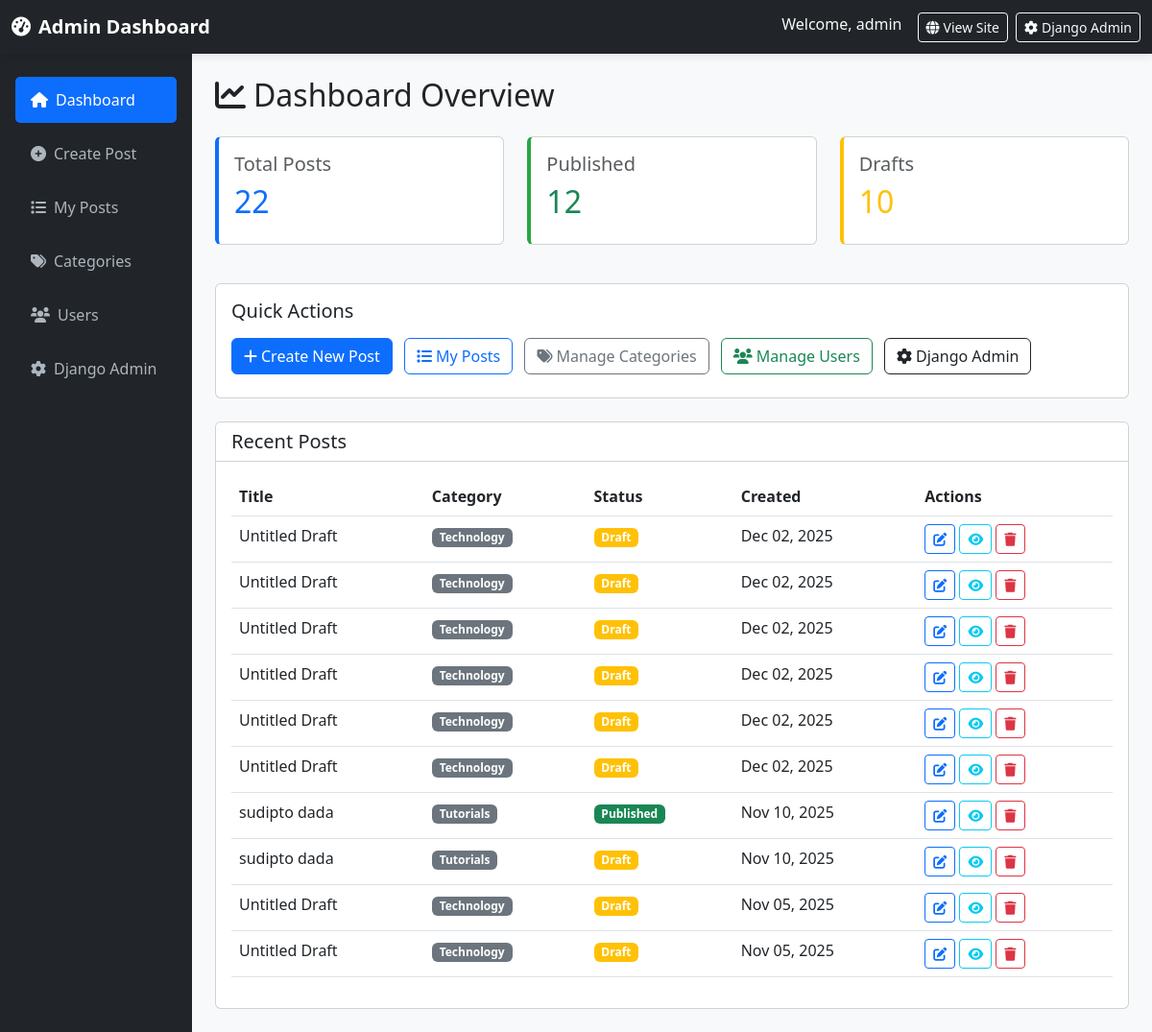
Page /manage/ (signed in) on the committed database.
### blog/models.py (models this page shows, shortened)
class Post(models.Model):
    STATUS_CHOICES = [
        ('draft', 'Draft'),
        ('published', 'Published'),
    ]
    title = models.CharField(max_length=200)
    slug = models.SlugField(unique=True)
    author = models.ForeignKey(User, on_delete=models.CASCADE)
    category = models.ForeignKey(Category, on_delete=models.CASCADE, related_name='posts')
    content = models.TextField(help_text="You can add images, videos, and YouTube links here")
    excerpt = models.TextField(max_length=500, blank=True, help_text="Brief description of the post")
    featured_image = models.ImageField(upload_to='blog_images/', blank=True, null=True)
    youtube_url = models.CharField(max_length=200, blank=True, help_text="YouTube URL (e.g., https://www.youtube.com/watch?v=VIDEO_ID)")
    video_file = models.FileField(upload_to='blog_videos/', blank=True, null=True, help_text="Upload video file")
    status = models.CharField(max_length=10, choices=STATUS_CHOICES, default='draft')
    created_at = models.DateTimeField(auto_now_add=True)
    updated_at = models.DateTimeField(auto_now=True)
    published_at = models.DateTimeField(null=True, blank=True)
    class Meta:
        ordering = ['-created_at']

class Category(models.Model):
    name = models.CharField(max_length=100)
    slug = models.SlugField(unique=True)
    description = models.TextField(blank=True)
    created_at = models.DateTimeField(auto_now_add=True)
    class Meta:
        verbose_name_plural = "Categories"

### blog/views.py (the view)
# urls.py: path('manage/', views.admin_dashboard, name='admin_dashboard'),
@login_required
def admin_dashboard(request):
    if not request.user.is_staff:
        return redirect('post_list')
    if not request.user.is_superuser:
        return redirect('user_dashboard')
    posts = Post.objects.filter(author=request.user).order_by('-created_at')[:10]
    categories = Category.objects.all()
    stats = {
        'total_posts': Post.objects.filter(author=request.user).count(),
        'published_posts': Post.objects.filter(author=request.user, status='published').count(),
        'draft_posts': Post.objects.filter(author=request.user, status='draft').count(),
    }
    context = {
        'posts': posts,
        'categories': categories,
        'stats': stats,
    }
    return render(request, 'blog/admin_dashboard.html', context)

### templates/blog/admin_dashboard.html (shortened to what this page needs)
<!DOCTYPE html>
<html lang="en">
<head>
	<link href="https://cdn.jsdelivr.net/npm/bootstrap@5.3.0/dist/css/bootstrap.min.css" rel="stylesheet">
	<link rel="stylesheet" href="https://cdnjs.cloudflare.com/ajax/libs/font-awesome/6.0.0/css/all.min.css">
</head>
<body>
	<nav class="navbar navbar-dark bg-dark">
		<div class="container-fluid">
			<div class="d-flex align-items-center">
				<a class="navbar-brand fw-bold mb-0" href="{% url 'admin_dashboard' %}">
					<i class="fas fa-tachometer-alt me-2"></i>Admin Dashboard
				</a>
			</div>
			<div class="d-flex">
				<span class="text-light me-3">Welcome, {{ user.username }}</span>
				<a href="{% url 'post_list' %}" class="btn btn-outline-light btn-sm me-2" target="_blank">
					<i class="fas fa-globe me-1"></i>View Site
				</a>
				<a href="/admin/" class="btn btn-outline-light btn-sm" target="_blank">
					<i class="fas fa-cog me-1"></i>Django Admin
				</a>
			</div>
		</div>
	</nav>
	<div class="container-fluid">
		<div class="row">
			<nav class="col-md-3 col-lg-2 sidebar px-3 pt-4" id="sidebar">
				<ul class="nav flex-column">
					<li class="nav-item mb-2">
						<a class="nav-link sidebar-link active" href="{% url 'admin_dashboard' %}">
							<i class="fas fa-home me-2"></i>Dashboard
						</a>
					</li>
					<li class="nav-item mb-2">
						<a class="nav-link sidebar-link" href="{% url 'admin_create_post' %}">
							<i class="fas fa-plus-circle me-2"></i>Create Post
						</a>
					</li>
					<li class="nav-item mb-2">
						<a class="nav-link sidebar-link" href="{% url 'admin_manage_posts' %}">
							<i class="fas fa-list me-2"></i>My Posts
						</a>
					</li>
					{% if user.is_superuser %}
					<li class="nav-item mb-2">
						<a class="nav-link sidebar-link" href="{% url 'admin_manage_categories' %}">
							<i class="fas fa-tags me-2"></i>Categories
						</a>
					</li>
					<li class="nav-item mb-2">
						<a class="nav-link sidebar-link" href="{% url 'admin_manage_users' %}">
							<i class="fas fa-users me-2"></i>Users
						</a>
					</li>
					<li class="nav-item mb-2">
						<a class="nav-link sidebar-link" href="/admin/" target="_blank">
							<i class="fas fa-cog me-2"></i>Django Admin
						</a>
					</li>
					{% endif %}
				</ul>
			</nav>
			<main class="col-md-9 col-lg-10 px-md-4 py-4">
				{% block content %}
				<h2 class="mb-4"><i class="fas fa-chart-line me-2"></i>Dashboard Overview</h2>
				<div class="row mb-4">
					<div class="col-md-4 mb-3">
						<div class="card stat-card">
							<div class="card-body">
								<h5 class="card-title text-muted">Total Posts</h5>
								<h2 class="text-primary">{{ stats.total_posts }}</h2>
							</div>
						</div>
					</div>
					<div class="col-md-4 mb-3">
						<div class="card stat-card" style="border-left-color: #28a745;">
							<div class="card-body">
								<h5 class="card-title text-muted">Published</h5>
								<h2 class="text-success">{{ stats.published_posts }}</h2>
							</div>
						</div>
					</div>
					<div class="col-md-4 mb-3">
						<div class="card stat-card" style="border-left-color: #ffc107;">
							<div class="card-body">
								<h5 class="card-title text-muted">Drafts</h5>
								<h2 class="text-warning">{{ stats.draft_posts }}</h2>
							</div>
						</div>
					</div>
				</div>
				<div class="row mb-4">
					<div class="col-12">
						<div class="card">
							<div class="card-body">
								<h5 class="card-title mb-3">Quick Actions</h5>
								<a href="{% url 'admin_create_post' %}" class="btn btn-primary me-2 mb-2">
									<i class="fas fa-plus me-1"></i>Create New Post
								</a>
								<a href="{% url 'admin_manage_posts' %}" class="btn btn-outline-primary me-2 mb-2">
									<i class="fas fa-list me-1"></i>My Posts
								</a>
								{% if user.is_superuser %}
								<a href="{% url 'admin_manage_categories' %}" class="btn btn-outline-secondary me-2 mb-2">
									<i class="fas fa-tags me-1"></i>Manage Categories
								</a>
								<a href="{% url 'admin_manage_users' %}" class="btn btn-outline-success me-2 mb-2">
									<i class="fas fa-users me-1"></i>Manage Users
								</a>
								<a href="/admin/" class="btn btn-outline-dark mb-2" target="_blank">
									<i class="fas fa-cog me-1"></i>Django Admin
								</a>
								{% endif %}
							</div>
						</div>
					</div>
				</div>
				<div class="card">
					<div class="card-header bg-white">
						<h5 class="mb-0">Recent Posts</h5>
					</div>
					<div class="card-body">
						{% if posts %}
							<div class="table-responsive">
								<table class="table table-hover">
									<thead>
										<tr>
											<th>Title</th>
											<th>Category</th>
											<th>Status</th>
											<th>Created</th>
											<th>Actions</th>
										</tr>
									</thead>
									<tbody>
										{% for post in posts %}
										<tr>
											<td>{{ post.title }}</td>
											<td><span class="badge bg-secondary">{{ post.category.name }}</span></td>
											<td>
												{% if post.status == 'published' %}
													<span class="badge bg-success">Published</span>
												{% else %}
													<span class="badge bg-warning">Draft</span>
												{% endif %}
											</td>
											<td>{{ post.created_at|date:"M d, Y" }}</td>
											<td>
												{% if post.slug %}
												<a href="{% url 'admin_edit_post' post.slug %}" class="btn btn-sm btn-outline-primary">
													<i class="fas fa-edit"></i>
												</a>
												<a href="{% url 'post_detail' post.slug %}" target="_blank" class="btn btn-sm btn-outline-info">
													<i class="fas fa-eye"></i>
												</a>
												<a href="{% url 'admin_delete_post' post.slug %}" class="btn btn-sm btn-outline-danger">
													<i class="fas fa-trash"></i>
												</a>
												{% else %}
												<button class="btn btn-sm btn-outline-secondary" disabled title="No slug available">
													<i class="fas fa-exclamation-triangle"></i>
												</button>
												{% endif %}
											</td>
										</tr>
										{% endfor %}
									</tbody>
								</table>
							</div>
						{% else %}
							<p class="text-muted">No posts yet. <a href="{% url 'admin_create_post' %}">Create your first post!</a></p>
						{% endif %}
					</div>
				</div>
				{% endblock %}
			</main>
		</div>
	</div>
</body>
</html>

### templates/blog/admin_dashboard.html (style rules this page uses)
body { background-color: #f8f9fa; }
.navbar { box-shadow: 0 2px 10px rgba(0,0,0,0.1); }
.stat-card { border-left: 4px solid #0d6efd; }
.sidebar { min-height: 100vh; background-color: #212529; }
.sidebar-link { color: #adb5bd; padding: 0.75rem 1rem; border-radius: 5px; display: block; text-decoration: none; }
.sidebar-link.active { color: #fff; background-color: #0d6efd; }

### rows in the picture
Post: title "Untitled Draft", category.name "Technology", status "Draft", created_at "Dec 02, 2025"
Post: title "Untitled Draft", category.name "Technology", status "Draft", created_at "Dec 02, 2025"
Post: title "Untitled Draft", category.name "Technology", status "Draft", created_at "Dec 02, 2025"
Post: title "Untitled Draft", category.name "Technology", status "Draft", created_at "Dec 02, 2025"
Post: title "Untitled Draft", category.name "Technology", status "Draft", created_at "Dec 02, 2025"
Post: title "Untitled Draft", category.name "Technology", status "Draft", created_at "Dec 02, 2025"
Post: title "sudipto dada", category.name "Tutorials", status "Published", created_at "Nov 10, 2025"
Post: title "sudipto dada", category.name "Tutorials", status "Draft", created_at "Nov 10, 2025"
Post: title "Untitled Draft", category.name "Technology", status "Draft", created_at "Nov 05, 2025"
Post: title "Untitled Draft", category.name "Technology", status "Draft", created_at "Nov 05, 2025"

### other values in the picture
{{ user.username }} "admin"
{{ stats.total_posts }} "22"
{{ stats.published_posts }} "12"
{{ stats.draft_posts }} "10"
